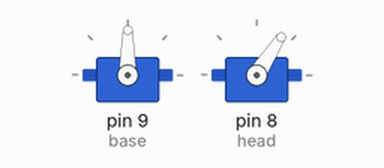
This sketch was run on a simulated Arduino Uno, built with avr-gcc and run on an emulated ATmega328P. On the bench: 2 × servo.

Above: at 0.05 s.
At 0.3 s:
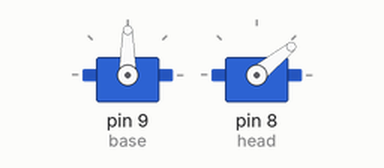
At 0.6 s:
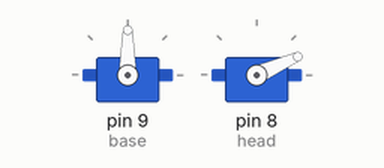
At 1.2 s:
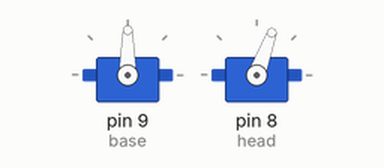
Timing chart, 0 to 3.7 s (numbered marks = the images above):
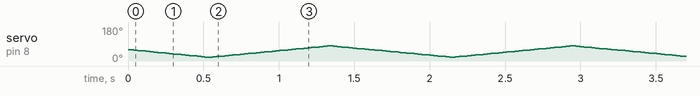

The sketch:

Happiness.ino
```cpp
#include <Servo.h>

Servo base;
Servo head;

int pos = 0;

void happiness(){
    for (pos = 60; pos>=20; pos-=1){
        head.write(pos);
        delay(13);
    }
    for (pos = 20; pos <= 80; pos+=1){
        head.write(pos);
        delay(13);
    }
    for (pos = 80; pos >=60; pos-=1){
        head.write(pos);
        delay(13);
    }
}

void setup(){
    base.attach(9);
    head.attach(8);
}

void loop(){
    happiness();
}
```
